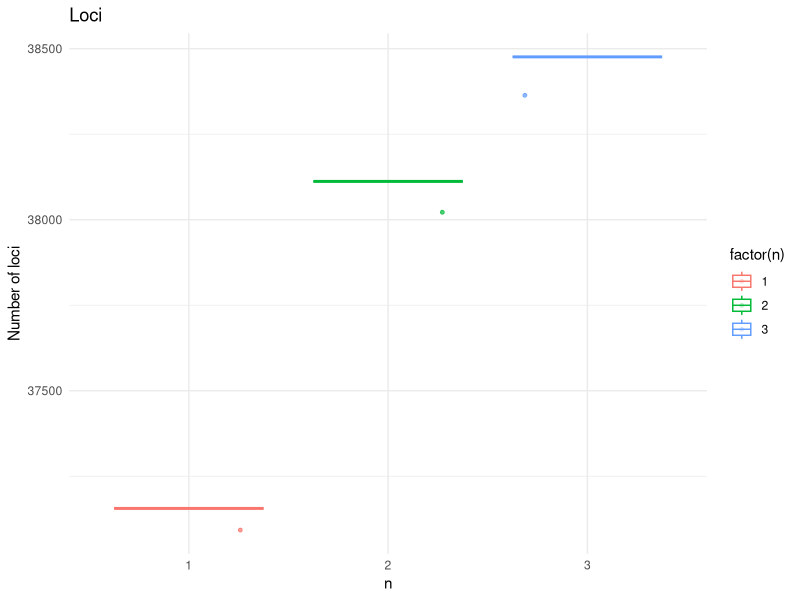
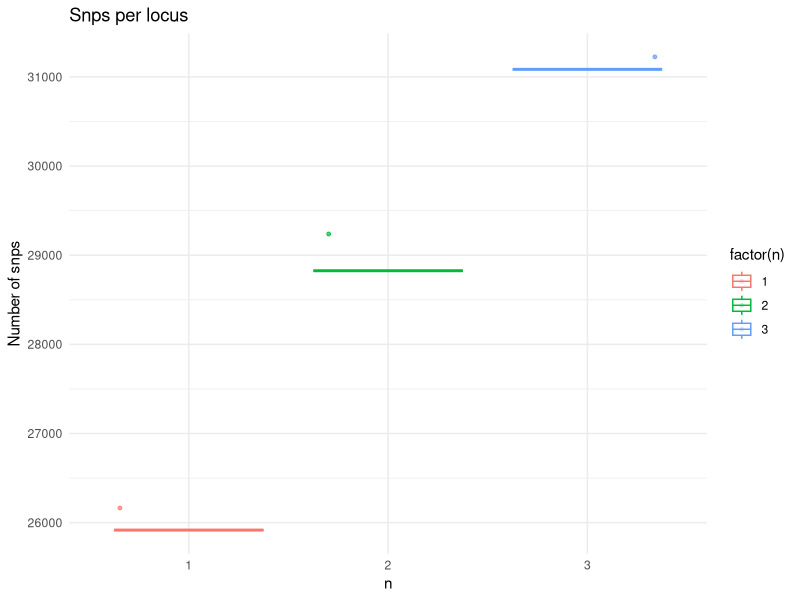
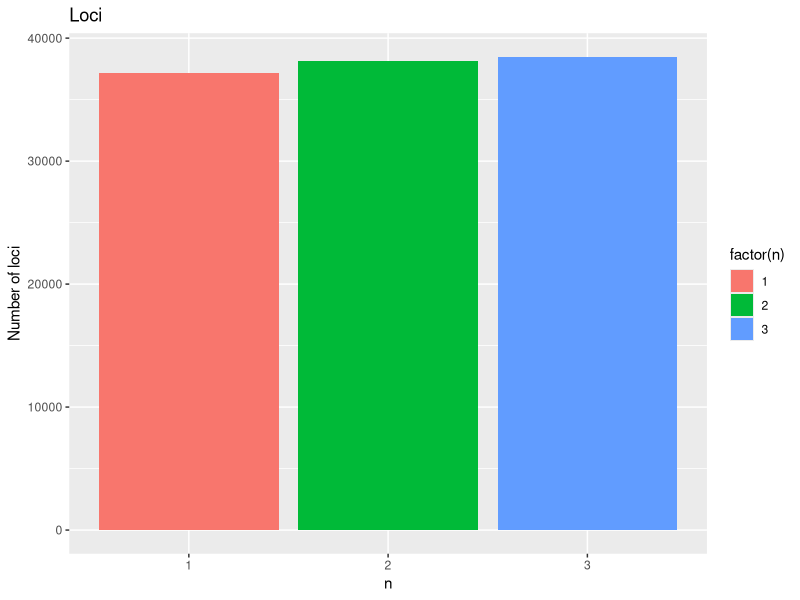
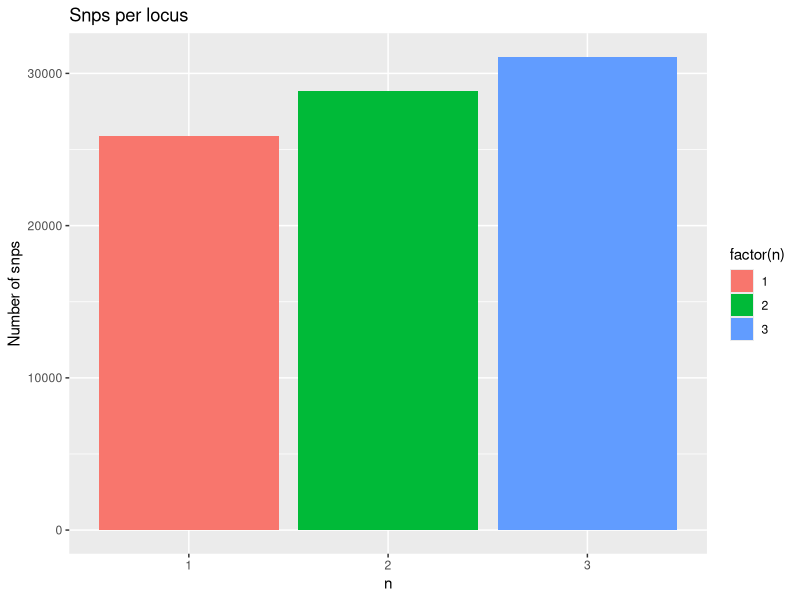
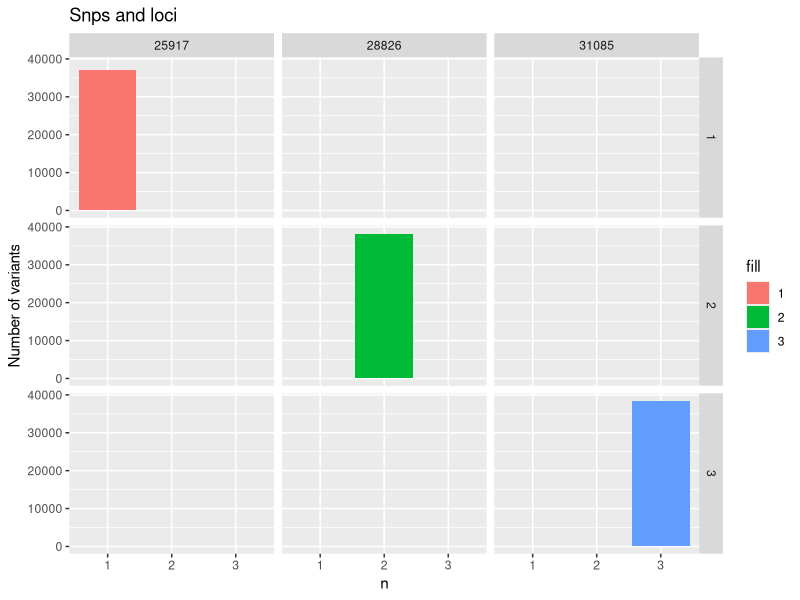
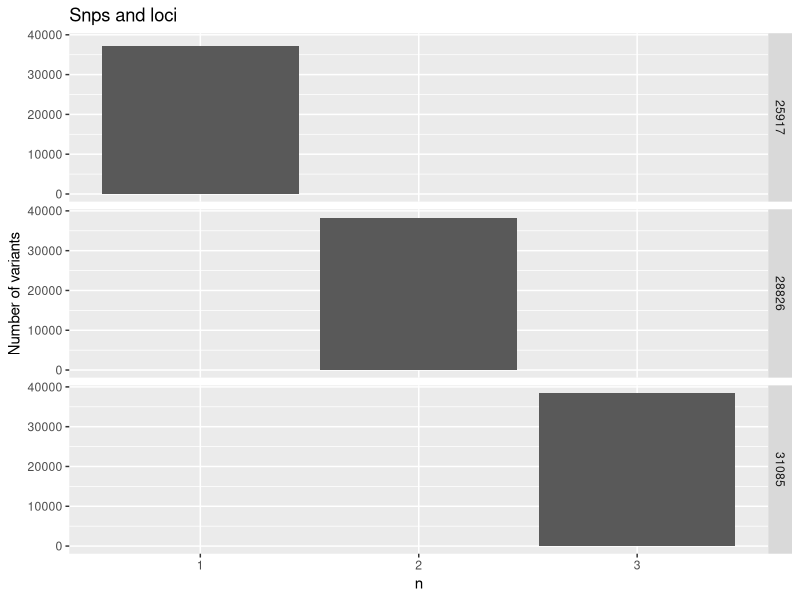

These charts were generated, in order, by the following R code:
## ---- chunk 1
## Call library
library(tidyr)
library(ggplot2)
snps_loc <- read.table("../data/n_snps_per_locus.tsv", sep = ',', header = TRUE)
## with sep I can read each variable in a column

## ---- chunk 2
ggplot(data = snps_loc, aes(x = factor(n), y = n_loci)) + 
  geom_jitter(aes(color = factor(n)), size = 1, alpha = 0.7) +
  geom_boxplot(aes(color = factor(n)), alpha = 0.7) + 
  xlab("n") + 
  ylab("Number of loci") +
  ggtitle("Loci") + 
  theme_minimal()
## ---- chunk 3
ggplot(data = snps_loc, aes(x = factor(n), y = n_snps)) + 
  geom_jitter(aes(color = factor(n)), size = 1, alpha = 0.7) +
  geom_boxplot(aes(color = factor(n)), alpha = 0.7) + 
  xlab("n") + 
  ylab("Number of snps") +
  ggtitle("Snps per locus") + 
  theme_minimal()
## ---- chunk 4
ggplot(snps_loc, aes(x=factor(n), y=n_loci, fill=factor(n))) + 
  geom_bar(aes(fill=factor(n)), stat="identity", position= "identity") + 
  xlab("n") + 
  ylab("Number of loci") +
  ggtitle("Loci") 


## ---- chunk 5
ggplot(snps_loc, aes(x=factor(n), y=n_snps, fill=factor(n))) + 
  geom_bar(aes(fill=factor(n)), stat="identity", position= "identity") + 
  xlab("n") + 
  ylab("Number of snps") +
  ggtitle("Snps per locus") 

## ---- chunk 6
ggplot(snps_loc, aes(x=factor(n), y=n_loci, fill="n")) + 
  geom_bar(aes(fill=factor(n)), stat="identity", position= "identity") + 
  xlab("n") + 
  ylab("Number of variants") +
  ggtitle("Snps and loci") +
  facet_grid(factor(n) ~ n_snps) ## Para tener los dos

## ---- chunk 7
ggplot(snps_loc, aes(x=factor(n), y=n_loci)) + 
  geom_bar(aes(), stat="identity", position= "identity") + 
   xlab("n") + 
  ylab("Number of variants") +
  ggtitle("Snps and loci") +
  facet_grid(n_snps ~ .) ## Para tener los dos
